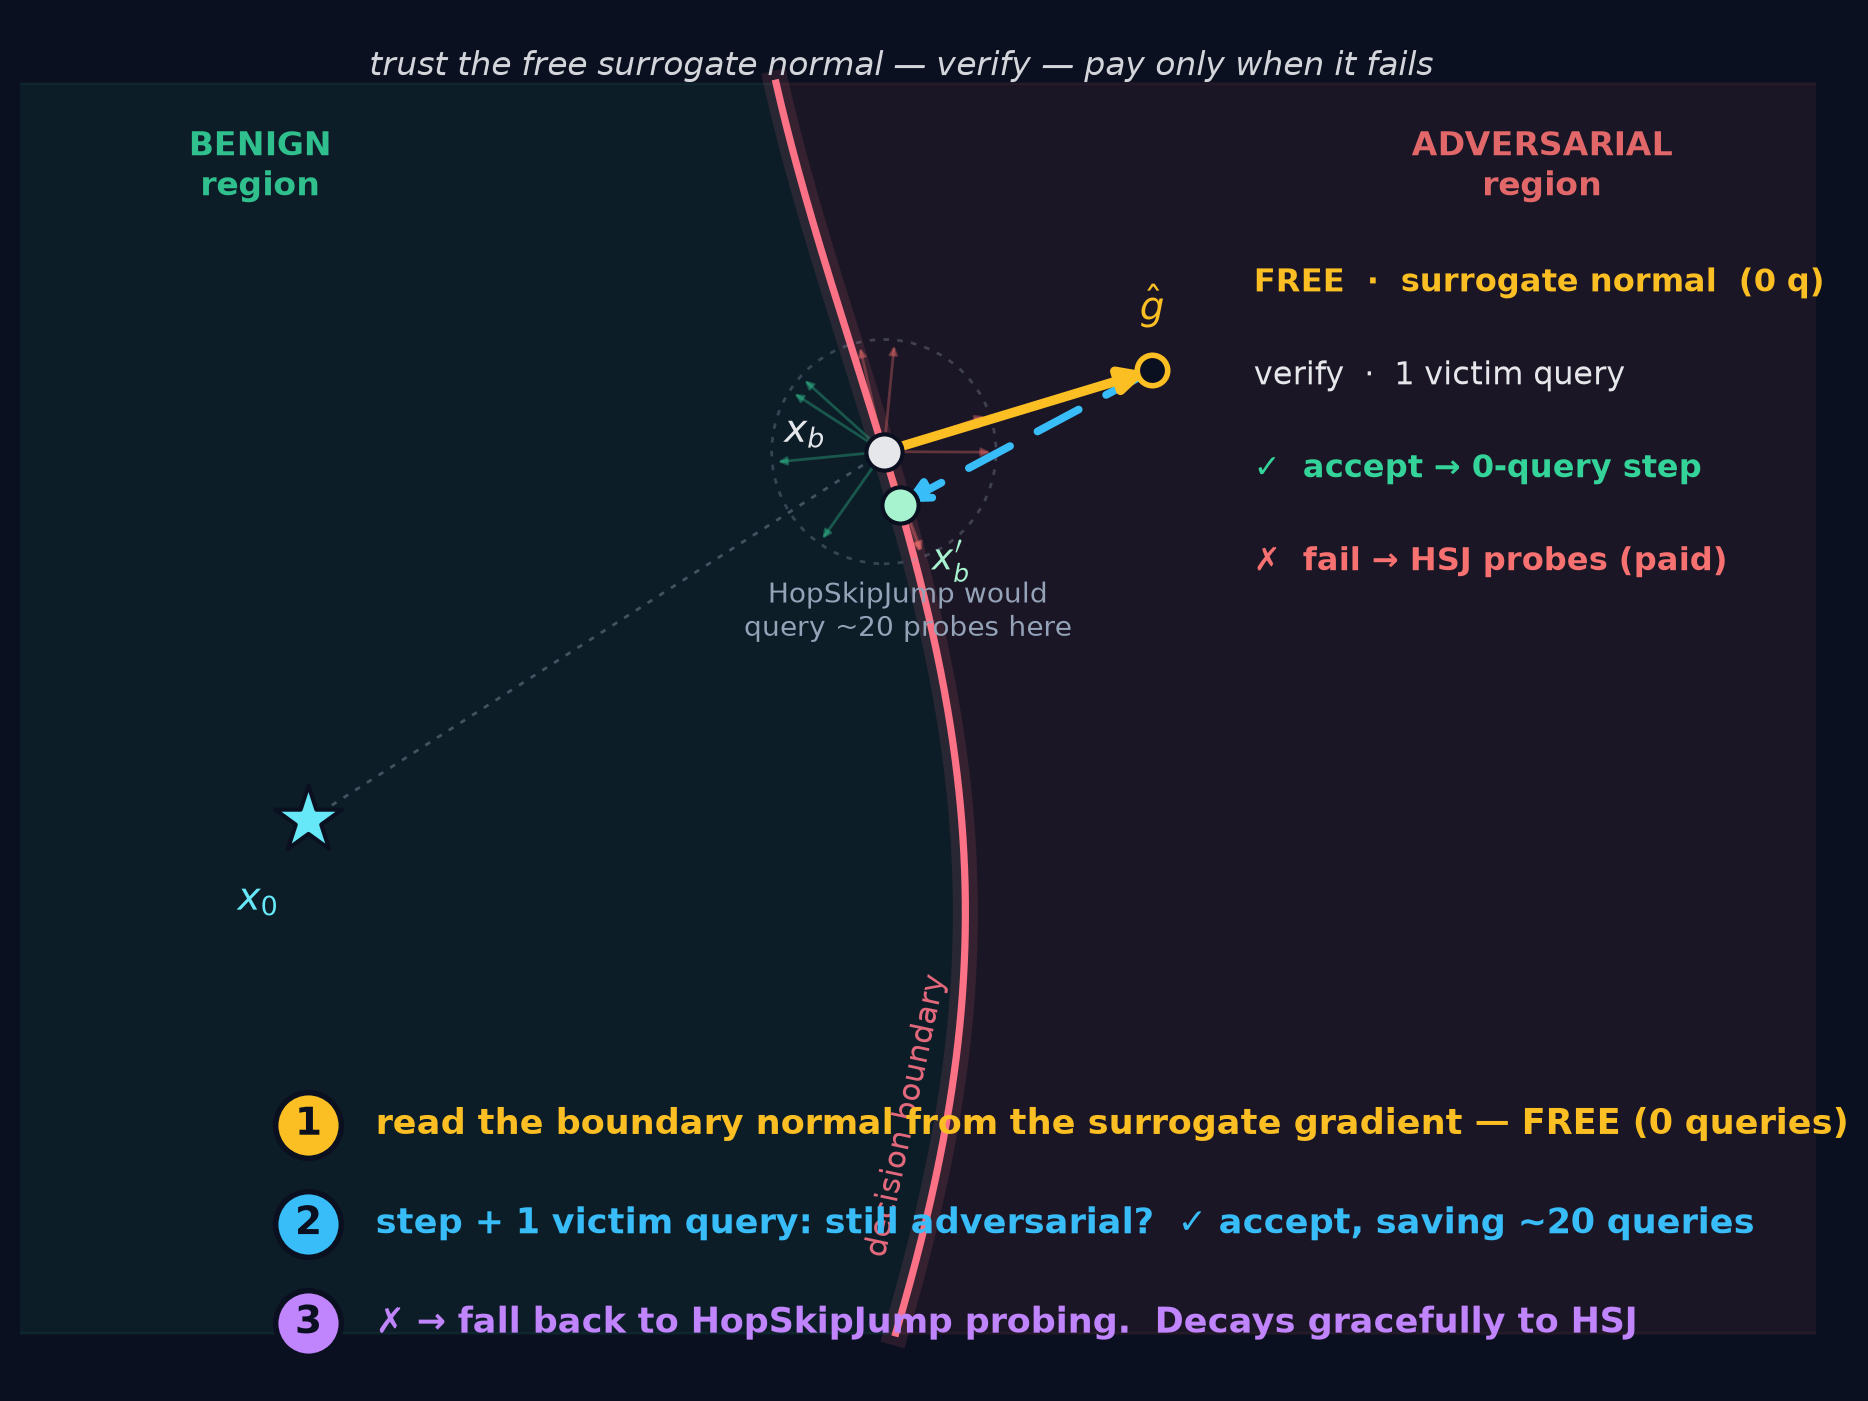

This figure's Python source:
"""Slide 15 - SQBA: The Best of Both Worlds.
Read the boundary normal FREE from the surrogate (instead of paying HSJ for it); verify; fall back only on failure."""
import numpy as np
from matplotlib.patches import Circle
from style import (canvas, finish, save, arrow, dot, star, label, badges,
                   boundary_scene, INK, MUTE, BENIGN, ADV, AMBER, CYAN, VIOLET, STAR, MINT, BG)

fig, ax = canvas()
fb = boundary_scene(ax, benign_xy=(1.3, 7.3), adv_xy=(9.3, 7.3), name_xy=(5.05, 0.7))

x0 = np.array([1.6, 3.4])
yb = 5.7; x_b = np.array([fb(yb), yb])
fp = 0.7 * 0.45 * np.cos(0.45 * yb + 0.3)
n = np.array([1.0, -fp]); n /= np.linalg.norm(n)

ax.plot([x0[0], x_b[0]], [x0[1], x_b[1]], color=MUTE, lw=1.0, ls=(0, (2, 3)), alpha=.4, zorder=2)

# --- what HSJ PAYS for: a faded Monte-Carlo probe fan (the thing SQBA avoids) ---
ax.add_patch(Circle(x_b, 0.7, fill=False, ec=MUTE, lw=1.0, ls=(0, (2, 3)), alpha=.3, zorder=3))
rng = np.random.default_rng(5)
for _ in range(12):
    a = rng.uniform(0, 2 * np.pi); p = x_b + 0.7 * np.array([np.cos(a), np.sin(a)])
    arrow(ax, x_b, p, (ADV if p[0] > fb(p[1]) else BENIGN), lw=1.0, scale=6, z=3, alpha=.32)
ax.text(x_b[0] + 0.15, x_b[1] - 1.15, "HopSkipJump would\nquery ~20 probes here", color=MUTE, fontsize=10, ha="center")

# --- what SQBA does: read the normal FREE from the surrogate, step into adversarial, project back ---
is_adv = lambda p: p[0] > fb(p[1])
x_step = x_b + 1.75 * n
assert is_adv(x_step)
arrow(ax, x_b, x_step, AMBER, lw=3.4, scale=18, z=6)
ax.scatter(*x_step, marker="o", s=120, c=BG, edgecolors=AMBER, linewidths=2, zorder=6)
label(ax, x_step, r"$\hat g$", AMBER, fs=14, dx=0.0, dy=0.4)

# success: binary-search back toward x0 -> a NEW boundary point closer than x_b (on the wall)
t = np.linspace(0, 1, 800)
P = x_step[None, :] + t[:, None] * (x0 - x_step)[None, :]
x_new = P[np.argmin(np.abs(P[:, 0] - fb(P[:, 1])))]
assert np.linalg.norm(x_new - x0) < np.linalg.norm(x_b - x0)
arrow(ax, x_step, x_new, CYAN, lw=2.8, scale=16, ls=(0, (6, 4)), z=5)
dot(ax, x_new, MINT, s=170, z=7); label(ax, x_new, r"$x_b'$", MINT, fs=13, dx=0.2, dy=-0.35, ha="left")

# clean step-stack in the open adversarial region
tx, ty = 7.5, 6.7
ax.text(tx, ty,        "FREE  ·  surrogate normal  (0 q)", color=AMBER,  fontsize=11.5, weight="bold")
ax.text(tx, ty - 0.58, "verify  ·  1 victim query",        color=INK,    fontsize=11.5)
ax.text(tx, ty - 1.16, "✓  accept → 0-query step",          color=BENIGN, fontsize=11.5, weight="bold")
ax.text(tx, ty - 1.74, "✗  fail → HSJ probes (paid)",       color=ADV,    fontsize=11.5, weight="bold")

star(ax, x0); label(ax, x0, r"$x_0$", STAR, fs=14, dx=-0.18, dy=-0.5, ha="right")
dot(ax, x_b, INK); label(ax, x_b, r"$x_b$", INK, fs=14, dx=-0.36, dy=0.12, ha="right")

ax.text(5.3, 8.05, "trust the free surrogate normal — verify — pay only when it fails",
        color=INK, fontsize=12, ha="center", style="italic", alpha=.92)
badges(ax, [(1, r"read the boundary normal from the surrogate gradient — FREE (0 queries)", AMBER),
            (2, r"step + 1 victim query: still adversarial?  ✓ accept, saving ~20 queries", CYAN),
            (3, r"✗ → fall back to HopSkipJump probing.  Decays gracefully to HSJ", VIOLET)], 1.6, 1.5)

finish(ax, (-0.2, 11.0), (-0.1, 8.4))
save(fig, "15_sqba")
